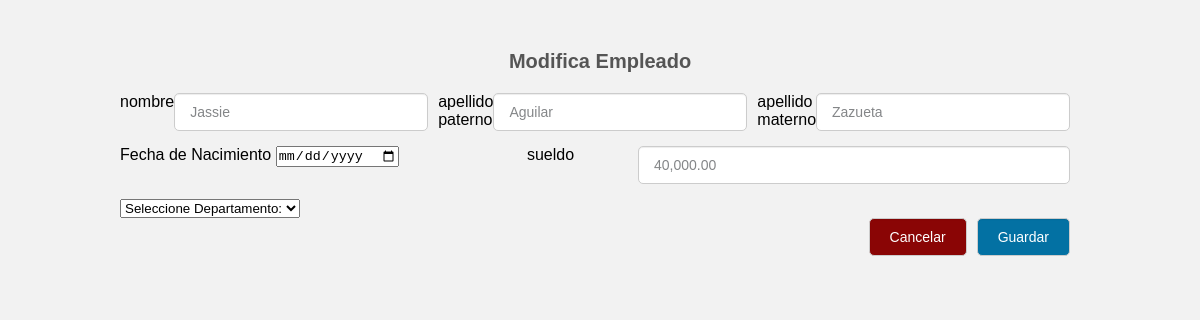
The page /update.php?clave_empleado=40 on the database its author committed.
### tables this page shows
CREATE TABLE `emp` (
  `clave_empleado` int(50) NOT NULL,
  `nombre` varchar(100) NOT NULL,
  `apellido_paterno` varchar(100) NOT NULL,
  `apellido_materno` varchar(100) NOT NULL,
  `fecha_nacimiento` varchar(100) NOT NULL,
  `departamento` int(50) NOT NULL,
  `sueldo` varchar(100) NOT NULL
);

### update.php (the view, shortened to what this page needs)
<?php
	include_once 'php/conexion.php';
	if(isset($_GET['clave_empleado'])){
		$clave_empleado=(int) $_GET['clave_empleado'];
		$buscar_id=$con->prepare('SELECT * FROM emp WHERE clave_empleado=:clave_empleado LIMIT 1');
		$buscar_id->execute(array(
			':clave_empleado'=>$clave_empleado
		));
		$resultado=$buscar_id->fetch();
	}else{
		header('Location: index.php');
	}
?>
<!DOCTYPE html>
<html lang="es">
<head>
	<link rel="stylesheet" href="css/estilo.css">
</head>
<body>
	<div class="contenedor">
		<h2>Modifica Empleado</h2>
		<form action="" method="post">
			<div class="form-group">
			<h>  nombre   </h>
				<input type="text" name="nombre" value="<?php if($resultado) echo $resultado['nombre']; ?>" class="input__text" onkeypress="return soloLetras(event)">
					<h>  apellido paterno   </h>
				<input type="text" name="apellido_paterno" value="<?php if($resultado) echo $resultado['apellido_paterno']; ?>" class="input__text" onkeypress="return soloLetras(event)">
					<h>  apellido materno  </h>
				<input type="text" name="apellido_materno" value="<?php if($resultado) echo $resultado['apellido_materno']; ?>" class="input__text" onkeypress="return soloLetras(event)">
			</div>
			<div class="form-group">
				<div>
	<h> Fecha de Nacimiento</h>
		<input type="date" name="fecha_nacimiento"  >
</div>
			<br>
			<h>  sueldo </h>
				<input type="text" name="sueldo" value="<?php if($resultado) echo $resultado['sueldo']; ?>" class="input__text" >
			</div>
			    <select name = "departamento">
        <option value="0">Seleccione Departamento:</option>
      </select>
			<div class="btn__group">
				<a href="index.php" class="btn btn__danger">Cancelar</a>
				<input type="submit" name="guardar" value="Guardar" class="btn btn__primary">
			</div>
		</form>
	</div>
</body>
</html>

### css/estilo.css (style rules this page uses)
* { padding: 0; margin: 0px; box-sizing: border-box; }
body { font-family: 'Arial',sans-serif; font-size: 16px; background: #f2f2f2; }
a { text-decoration: none; }
.contenedor { width: 80%; max-width: 1000px; margin: 30px auto; overflow: hidden; }
h2 { display: block; margin-top: 20px; margin-bottom: 20px; text-align: center; font-size: 20px; font-family: 'Arial', sans-serif; font-weight: bold; color: #555; }
form .input__text { width: 100%; border: 1px solid #ccc; border-radius: 5px; box-shadow: 0 1px 1px rgba(0, 0, 0, 0.075) inset; color: #848688; display: block; font-size: 14px; margin-bottom: 15px; padding: 10px 15px; max-width: 30%; margin-right: 10px; outline: medium none; }
form .form-group { display: flex; width: 100%; flex-wrap: nowrap; justify-content: space-between; }
form .form-group .input__text { max-width: 45% !important; }
form .btn { border: 1px solid #ccc; border-radius: 5px; box-shadow: 0 1px 1px rgba(0, 0, 0, 0.075) inset; color: #fff; display: block; font-size: 14px; background: rgb(3, 113, 163); margin-bottom: 15px; padding: 10px 20px; margin-right: 10px; outline: medium none; cursor: pointer; }
.btn__group { width: 100%; display: flex; flex-direction: row; justify-content: flex-end; }
.btn__primary { background: rgb(3, 113, 163); }
.btn__danger { background: #8a0505 !important; }

### rows shown on the page
emp: nombre "Jassie", apellido_paterno "Aguilar", apellido_materno "Zazueta", sueldo "40,000.00"
